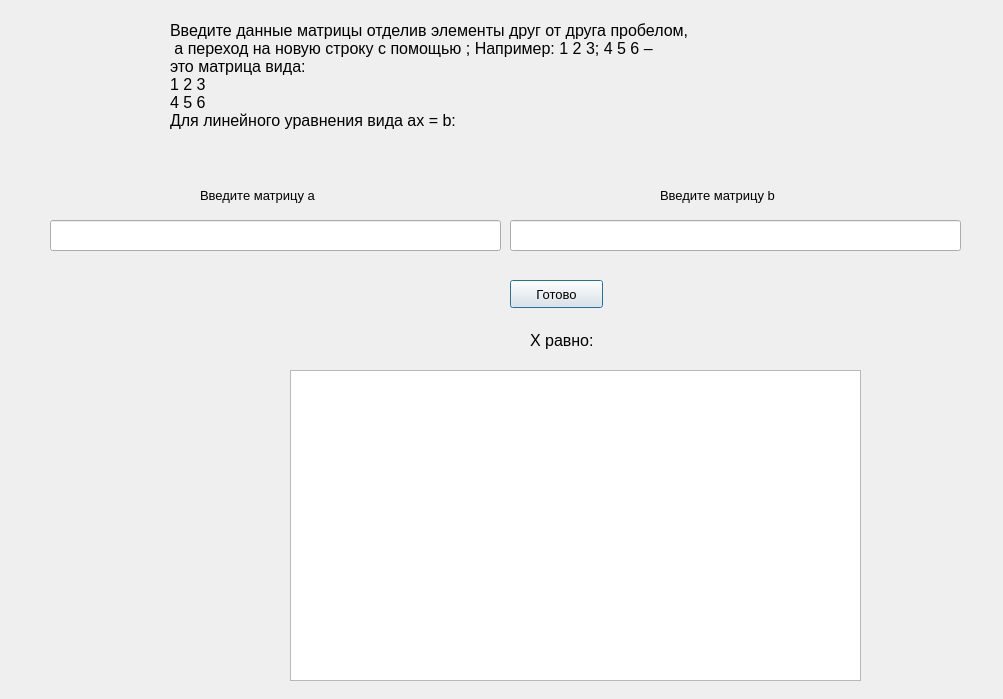
<?xml version="1.0" encoding="UTF-8"?>
<ui version="4.0">
 <class>Dialog</class>
 <widget class="QDialog" name="Dialog">
  <property name="geometry">
   <rect>
    <x>0</x>
    <y>0</y>
    <width>1003</width>
    <height>699</height>
   </rect>
  </property>
  <property name="windowTitle">
   <string>Dialog</string>
  </property>
  <widget class="QPushButton" name="ready">
   <property name="geometry">
    <rect>
     <x>510</x>
     <y>280</y>
     <width>93</width>
     <height>28</height>
    </rect>
   </property>
   <property name="font">
    <font>
     <pointsize>10</pointsize>
    </font>
   </property>
   <property name="text">
    <string>Готово</string>
   </property>
  </widget>
  <widget class="QLabel" name="label">
   <property name="geometry">
    <rect>
     <x>170</x>
     <y>0</y>
     <width>641</width>
     <height>151</height>
    </rect>
   </property>
   <property name="font">
    <font>
     <pointsize>12</pointsize>
    </font>
   </property>
   <property name="text">
    <string>Введите данные матрицы отделив элементы друг от друга пробелом,
 а переход на новую строку с помощью ; Например: 1 2 3; 4 5 6 –
это матрица вида:
1 2 3
4 5 6
Для линейного уравнения вида ax = b:</string>
   </property>
  </widget>
  <widget class="QLineEdit" name="line1">
   <property name="geometry">
    <rect>
     <x>50</x>
     <y>220</y>
     <width>451</width>
     <height>31</height>
    </rect>
   </property>
  </widget>
  <widget class="QTableWidget" name="tb1">
   <property name="geometry">
    <rect>
     <x>290</x>
     <y>370</y>
     <width>571</width>
     <height>311</height>
    </rect>
   </property>
  </widget>
  <widget class="QLabel" name="label_2">
   <property name="geometry">
    <rect>
     <x>530</x>
     <y>330</y>
     <width>71</width>
     <height>20</height>
    </rect>
   </property>
   <property name="font">
    <font>
     <pointsize>12</pointsize>
    </font>
   </property>
   <property name="text">
    <string>X равно:</string>
   </property>
  </widget>
  <widget class="QLabel" name="label_3">
   <property name="geometry">
    <rect>
     <x>200</x>
     <y>180</y>
     <width>161</width>
     <height>31</height>
    </rect>
   </property>
   <property name="font">
    <font>
     <pointsize>10</pointsize>
    </font>
   </property>
   <property name="text">
    <string>Введите матрицу a</string>
   </property>
  </widget>
  <widget class="QLabel" name="label_4">
   <property name="geometry">
    <rect>
     <x>660</x>
     <y>180</y>
     <width>161</width>
     <height>31</height>
    </rect>
   </property>
   <property name="font">
    <font>
     <pointsize>10</pointsize>
    </font>
   </property>
   <property name="text">
    <string>Введите матрицу b</string>
   </property>
  </widget>
  <widget class="QLineEdit" name="line2">
   <property name="geometry">
    <rect>
     <x>510</x>
     <y>220</y>
     <width>451</width>
     <height>31</height>
    </rect>
   </property>
  </widget>
 </widget>
 <resources/>
 <connections/>
</ui>
